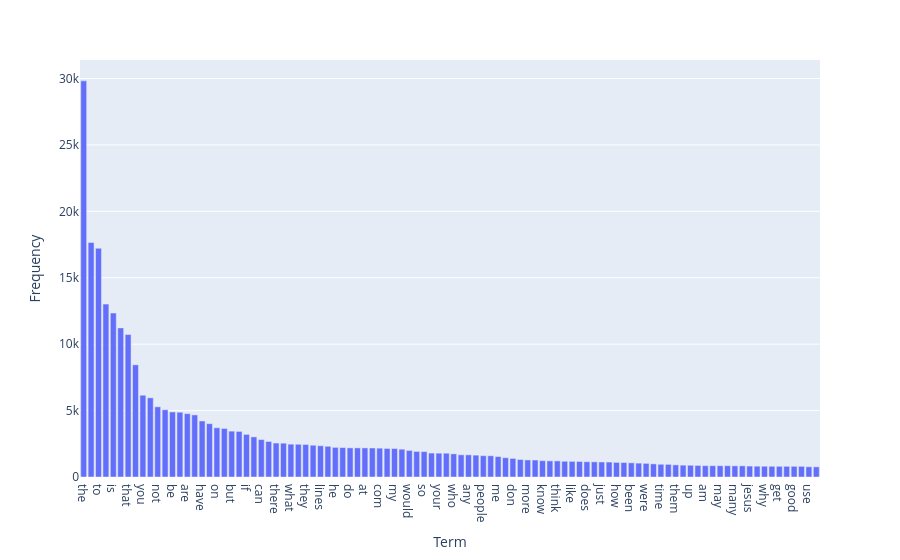

Notebook cell for this chart:
### Markdown cell above
### >>> **Exercise 13 (take home):** 
The chart above only contains 300 vocabulary in the documents, and it's already computationally intensive to both compute and visualize. Can you efficiently reduce the number of terms you want to visualize as an exercise.

### Code cell
# Answer here

# calculate term frequencies for all terms
all_terms = count_vect.get_feature_names_out()
df_freq = pd.DataFrame({
    'Term': all_terms,
    'Frequency': term_frequencies
})
# choose top 100 terms
df_sorted = df_freq.sort_values(by='Frequency', ascending=False).head(100)

fig = px.bar(
    data_frame=df_sorted,
    x='Term',
    y='Frequency',
    labels={'Term': 'Term', 'Frequency': 'Frequency'},
)

fig.show()

### Figure 1 — Plotly figure (JSON) as saved in the notebook; plotly's stock layout.template omitted (floating-point values rounded to 4 significant figures)
{"data": [{"hovertemplate": "Term=%{x}<br>Frequency=%{y}<extra></extra>", "legendgroup": "", "marker": {"color": "#636efa", "pattern": {"shape": ""}}, "name": "", "orientation": "v", "showlegend": false, "textposition": "auto", "type": "bar", "x": ["the", "of", "to", "and", "is", "in", "that", "it", "you", "for", "not", "this", "be", "from", "are", "edu", "have", "as", "on", "with", "but", "or", "if", "was", "can", "we", "there", "by", "what", "subject", "they", "an", "lines", "one", "he", "god", "do", "organization", "at", "re", "com", "about", "my", "all", "would", "will", "so", "some", "your", "no", "who", "has", "any", "writes", "people", "which", "me", "article", "don", "his", "more", "other", "know", "when", "think", "their", "like", "university", "does", "out", "just", "only", "how", "also", "been", "than", "were", "then", "time", "because", "them", "posting", "up", "had", "am", "should", "may", "these", "many", "say", "jesus", "see", "why", "us", "get", "very", "good", "believe", "use", "such"], "xaxis": "x", "y": [29825, 17660, 17222, 13017, 12343, 11226, 10723, 8447, 6157, 5962, 5285, 5063, 4898, 4877, 4769, 4675, 4218, 4015, 3709, 3655, 3453, 3432, 3208, 3020, 2818, 2674, 2556, 2548, 2472, 2464, 2448, 2393, 2353, 2312, 2232, 2216, 2193, 2192, 2191, 2186, 2172, 2148, 2143, 2093, 2000, 1925, 1912, 1802, 1793, 1791, 1742, 1671, 1669, 1645, 1604, 1599, 1543, 1453, 1400, 1318, 1286, 1278, 1230, 1215, 1213, 1184, 1177, 1170, 1151, 1142, 1130, 1127, 1100, 1090, 1068, 1045, 1028, 989, 959, 952, 914, 892, 885, 870, 852, 851, 850, 850, 841, 840, 825, 814, 811, 808, 806, 805, 805, 803, 772, 766], "yaxis": "y"}], "layout": {"barmode": "relative", "legend": {"tracegroupgap": 0}, "margin": {"t": 60}, "xaxis": {"anchor": "y", "domain": [0, 1], "title": {"text": "Term"}}, "yaxis": {"anchor": "x", "domain": [0, 1], "title": {"text": "Frequency"}}}}
